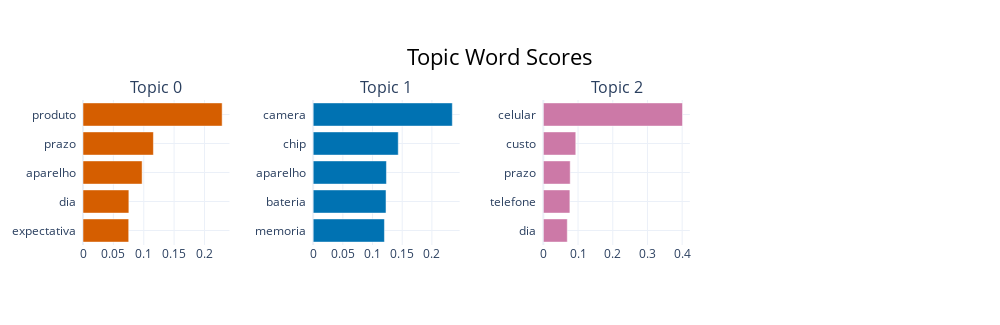

Write notebook code for a chart like this one.
### Code cell
topic_model.visualize_barchart(top_n_topics=10)

### Figure 1 — Plotly figure (JSON) as saved in the notebook; plotly's stock layout.template omitted (floating-point values rounded to 4 significant figures)
{"data": [{"marker": {"color": "#D55E00"}, "orientation": "h", "type": "bar", "x": [0.07525, 0.0755, 0.09732, 0.1159, 0.2291], "xaxis": "x", "y": ["expectativa  ", "dia  ", "aparelho  ", "prazo  ", "produto  "], "yaxis": "y"}, {"marker": {"color": "#0072B2"}, "orientation": "h", "type": "bar", "x": [0.1201, 0.1227, 0.1234, 0.1433, 0.2344], "xaxis": "x2", "y": ["memoria  ", "bateria  ", "aparelho  ", "chip  ", "camera  "], "yaxis": "y2"}, {"marker": {"color": "#CC79A7"}, "orientation": "h", "type": "bar", "x": [0.069, 0.07648, 0.07741, 0.09346, 0.401], "xaxis": "x3", "y": ["dia  ", "telefone  ", "prazo  ", "custo  ", "celular  "], "yaxis": "y3"}], "layout": {"annotations": [{"font": {"size": 16}, "showarrow": false, "text": "Topic 0", "x": 0.0875, "xanchor": "center", "xref": "paper", "y": 1, "yanchor": "bottom", "yref": "paper"}, {"font": {"size": 16}, "showarrow": false, "text": "Topic 1", "x": 0.3625, "xanchor": "center", "xref": "paper", "y": 1, "yanchor": "bottom", "yref": "paper"}, {"font": {"size": 16}, "showarrow": false, "text": "Topic 2", "x": 0.6375, "xanchor": "center", "xref": "paper", "y": 1, "yanchor": "bottom", "yref": "paper"}], "height": 325, "hoverlabel": {"bgcolor": "white", "font": {"family": "Rockwell", "size": 16}}, "showlegend": false, "title": {"font": {"color": "Black", "size": 22}, "text": "Topic Word Scores", "x": 0.5, "xanchor": "center", "yanchor": "top"}, "width": 1000, "xaxis": {"anchor": "y", "domain": [0, 0.175], "showgrid": true}, "xaxis2": {"anchor": "y2", "domain": [0.275, 0.45], "showgrid": true}, "xaxis3": {"anchor": "y3", "domain": [0.55, 0.725], "showgrid": true}, "xaxis4": {"anchor": "y4", "domain": [0.825, 1], "showgrid": true}, "yaxis": {"anchor": "x", "domain": [0, 1], "showgrid": true}, "yaxis2": {"anchor": "x2", "domain": [0, 1], "showgrid": true}, "yaxis3": {"anchor": "x3", "domain": [0, 1], "showgrid": true}, "yaxis4": {"anchor": "x4", "domain": [0, 1], "showgrid": true}}}
